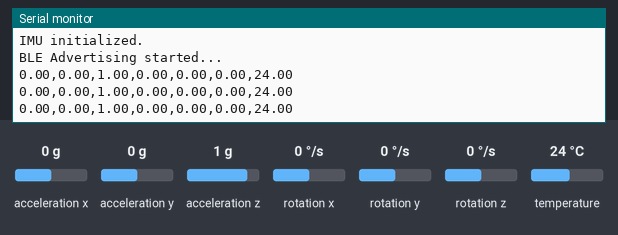
This sketch was run on a simulated nRF52 board. On the bench: the last lines printed to the serial monitor. The test bench sets the inputs (shaded band); at power-on: acceleration x 0 g, acceleration y 0 g, acceleration z 1 g, rotation x 0 °/s, rotation y 0 °/s, rotation z 0 °/s, temperature 24 °C. A phone connects over Bluetooth LE 3 s after start.

Above: at 1.3 s.
1.4 s: acceleration x set to -1.4 g
At 1.9 s:
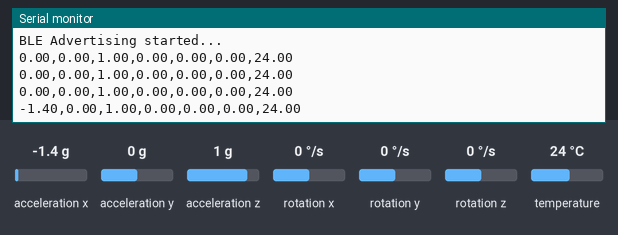
4.4 s: acceleration y set to -1.4 g
At 4.9 s:
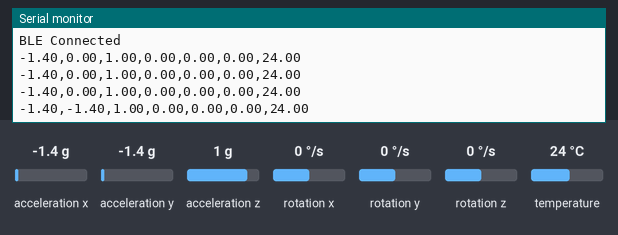
5.9 s: acceleration z set to -1.4 g
At 6.4 s:
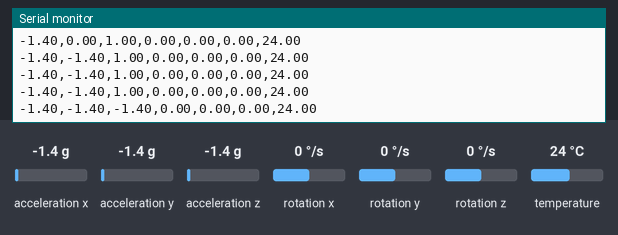
7.4 s: rotation x set to -192 °/s
At 7.9 s:
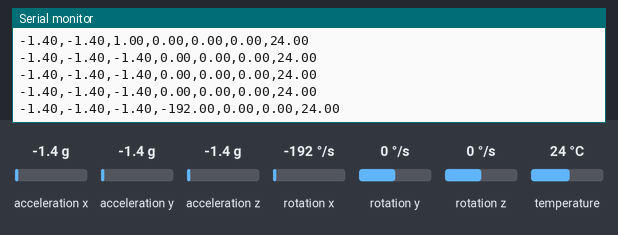
8.9 s: rotation y set to -192 °/s
At 9.4 s:
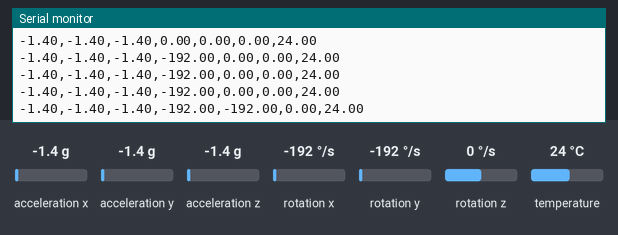

The sketch:

XIAO_BLE_IMU_TEST.ino
```cpp
#include <bluefruit.h>
#include "LSM6DS3.h"
#include "Wire.h"

// IMU
LSM6DS3 myIMU(I2C_MODE, 0x6A);

// BLE UART Service
BLEUart bleuart;  // THIS handles notify/write/read under the hood

void setup() {
  Serial.begin(115200);
  while (!Serial) delay(10);
  Serial.println("Starting IMU + BLE UART...");

  // IMU Init
  if (myIMU.begin() != 0) {
    Serial.println("IMU device error");
  } else {
    Serial.println("IMU initialized.");
  }

  // BLE Init
  Bluefruit.begin();
  Bluefruit.setTxPower(4);
  Bluefruit.setName("XIAO-IMU");

  // Start UART service
  bleuart.begin();  // << THIS must be called BEFORE advertising!

  // Optional callbacks
  Bluefruit.Periph.setConnectCallback(connect_callback);
  Bluefruit.Periph.setDisconnectCallback(disconnect_callback);

  // Advertising
  Bluefruit.Advertising.addFlags(BLE_GAP_ADV_FLAGS_LE_ONLY_GENERAL_DISC_MODE);
  Bluefruit.Advertising.addTxPower();
  Bluefruit.Advertising.addName();
  Bluefruit.Advertising.addService(bleuart);  // << include UART service
  Bluefruit.Advertising.setInterval(32, 244);
  Bluefruit.Advertising.restartOnDisconnect(true);
  Bluefruit.Advertising.start(0);

  Serial.println("BLE Advertising started...");
}

void loop() {
  float ax = myIMU.readFloatAccelX();
  float ay = myIMU.readFloatAccelY();
  float az = myIMU.readFloatAccelZ();

  float gx = myIMU.readFloatGyroX();
  float gy = myIMU.readFloatGyroY();
  float gz = myIMU.readFloatGyroZ();

  float tempC = myIMU.readTempC();

  // Send IMU data
  String imuData = String(ax, 2) + "," + String(ay, 2) + "," + String(az, 2) + "," +
                   String(gx, 2) + "," + String(gy, 2) + "," + String(gz, 2) + "," +
                   String(tempC, 2);
  bleuart.println(imuData);
  Serial.println(imuData);

  delay(500);
}

void connect_callback(uint16_t conn_handle) {
  Serial.println("BLE Connected");
}

void disconnect_callback(uint16_t conn_handle, uint8_t reason) {
  Serial.println("BLE Disconnected");
}
```

Measured:
- after the input at 1.4 s, the serial monitor: prints a new line after 0.11 s (image 1)
- after the input at 4.4 s, the serial monitor: prints a new line after 0.12 s (image 2)
- after the input at 5.9 s, the serial monitor: prints a new line after 0.12 s (image 3)
- after the input at 7.4 s, the serial monitor: prints a new line after 0.12 s (image 4)
- after the input at 8.9 s, the serial monitor: prints a new line after 0.13 s (image 5)
